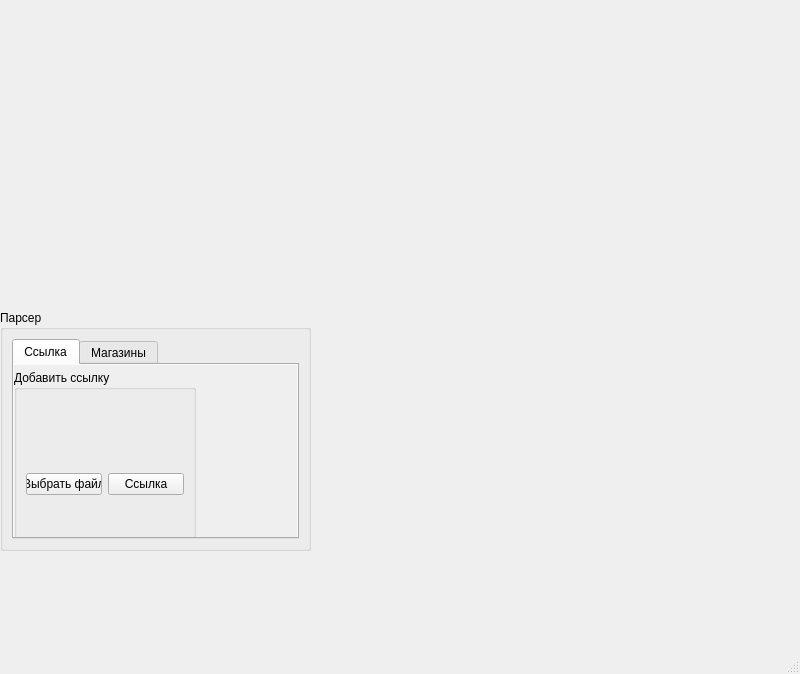
<?xml version="1.0" encoding="UTF-8"?>
<ui version="4.0">
 <class>MainWindow</class>
 <widget class="QMainWindow" name="MainWindow">
  <property name="geometry">
   <rect>
    <x>0</x>
    <y>0</y>
    <width>800</width>
    <height>674</height>
   </rect>
  </property>
  <property name="windowTitle">
   <string>MainWindow</string>
  </property>
  <widget class="QWidget" name="centralwidget">
   <widget class="QGroupBox" name="groupBox_2">
    <property name="geometry">
     <rect>
      <x>0</x>
      <y>310</y>
      <width>311</width>
      <height>241</height>
     </rect>
    </property>
    <property name="title">
     <string>Парсер</string>
    </property>
    <layout class="QVBoxLayout" name="verticalLayout_2">
     <item>
      <widget class="QTabWidget" name="tabWidget">
       <property name="enabled">
        <bool>true</bool>
       </property>
       <property name="currentIndex">
        <number>0</number>
       </property>
       <widget class="QWidget" name="tab">
        <property name="layoutDirection">
         <enum>Qt::LeftToRight</enum>
        </property>
        <property name="autoFillBackground">
         <bool>true</bool>
        </property>
        <attribute name="title">
         <string>Ссылка</string>
        </attribute>
        <widget class="QGroupBox" name="groupBox">
         <property name="geometry">
          <rect>
           <x>0</x>
           <y>5</y>
           <width>182</width>
           <height>211</height>
          </rect>
         </property>
         <property name="title">
          <string>Добавить ссылку</string>
         </property>
         <layout class="QHBoxLayout" name="horizontalLayout">
          <item>
           <widget class="QPushButton" name="pushButton_2">
            <property name="text">
             <string>Выбрать файл</string>
            </property>
           </widget>
          </item>
          <item>
           <widget class="QPushButton" name="pushButton">
            <property name="text">
             <string>Ссылка</string>
            </property>
           </widget>
          </item>
         </layout>
        </widget>
       </widget>
       <widget class="QWidget" name="tab_2">
        <property name="sizePolicy">
         <sizepolicy hsizetype="Maximum" vsizetype="Maximum">
          <horstretch>0</horstretch>
          <verstretch>0</verstretch>
         </sizepolicy>
        </property>
        <property name="inputMethodHints">
         <set>Qt::ImhNone</set>
        </property>
        <attribute name="title">
         <string>Магазины</string>
        </attribute>
        <widget class="QPushButton" name="pushButton_3">
         <property name="geometry">
          <rect>
           <x>10</x>
           <y>30</y>
           <width>161</width>
           <height>23</height>
          </rect>
         </property>
         <property name="text">
          <string>Повторный парсинг</string>
         </property>
        </widget>
        <widget class="QPushButton" name="pushButton_4">
         <property name="geometry">
          <rect>
           <x>10</x>
           <y>70</y>
           <width>181</width>
           <height>23</height>
          </rect>
         </property>
         <property name="text">
          <string>Ссылки неизвестных сайтов</string>
         </property>
        </widget>
       </widget>
      </widget>
     </item>
    </layout>
   </widget>
  </widget>
  <widget class="QMenuBar" name="menubar">
   <property name="geometry">
    <rect>
     <x>0</x>
     <y>0</y>
     <width>800</width>
     <height>21</height>
    </rect>
   </property>
  </widget>
  <widget class="QStatusBar" name="statusbar"/>
 </widget>
 <resources/>
 <connections/>
</ui>
